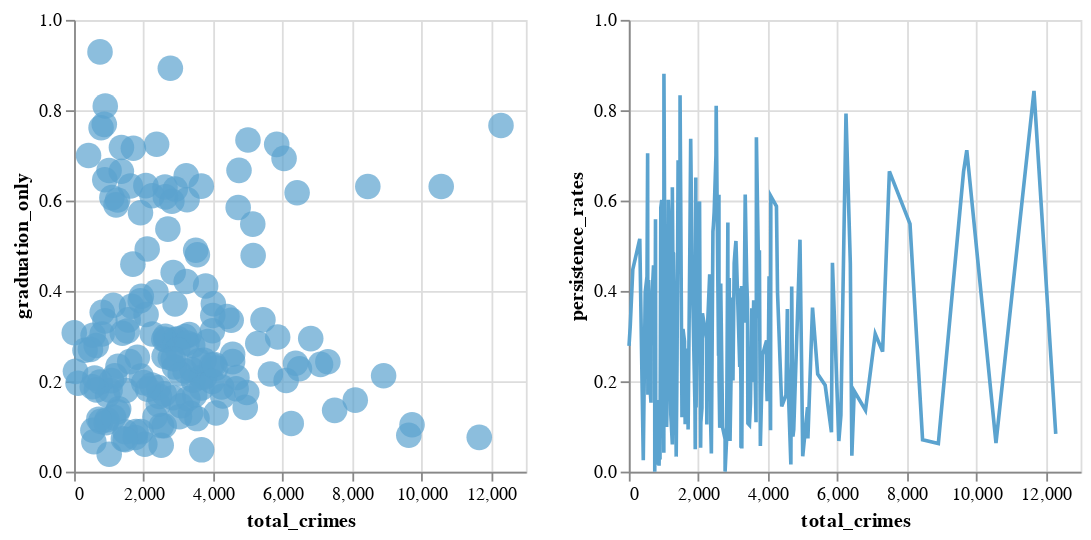

Notebook source saved alongside this figure:
### Code cell
#np.random.seed(0)

#n_objects = 20
#n_times = 50

# Create one (x, y) pair of metadata per object
#locations = pd.DataFrame({
#    'id': range(n_objects),
#    'x': np.random.randn(n_objects),
#    'y': np.random.randn(n_objects)
#})

# Create a 50-element time-series for each object
#timeseries = pd.DataFrame(np.random.randn(n_times, n_objects).cumsum(0),
#                          columns=locations['id'],
#                          index=pd.RangeIndex(0, n_times, name='time'))

# Melt the wide-form timeseries into a long-form view
#timeseries = timeseries.reset_index().melt('time')

# Merge the (x, y) metadata into the long-form view
#timeseries['id'] = timeseries['id'].astype(int)  # make merge not complain
#data = pd.merge(timeseries, locations, on='id')

# Data is prepared, now make a chart

selector = alt.selection_single(empty='all', fields=['School_Id'])

base = alt.Chart(school_crimes).properties(
    width=250,
    height=250
).add_selection(selector)

points = base.mark_point(filled=True, size=200).encode(
    x='total_crimes',
    y='graduation_only',
    color=alt.condition(selector, 'School_Id:O', alt.value('lightgray'), legend=None),
)

timeseries = base.mark_line().encode(
    x='total_crimes',
    y=alt.Y('persistence_rates', scale=alt.Scale(domain=(0, 1))),
    color=alt.Color('School_Id:O', legend=None)
).transform_filter(
    selector
)

points | timeseries

### Figure 1 — Vega-Lite specification as saved in the notebook (floating-point values rounded to 4 significant figures; data arrays with more than 128 entries replaced by an {"elided": "..."} marker saying what was removed)
{"config": {"view": {"continuousWidth": 400, "continuousHeight": 300}}, "hconcat": [{"mark": {"type": "point", "filled": true, "size": 200}, "encoding": {"color": {"condition": {"type": "ordinal", "field": "School_Id", "legend": null, "selection": "selector006"}, "value": "lightgray"}, "x": {"type": "quantitative", "field": "total_crimes"}, "y": {"type": "quantitative", "field": "graduation_only"}}, "height": 250, "selection": {"selector006": {"type": "single", "empty": "all", "fields": ["School_Id"]}}, "width": 250}, {"mark": "line", "encoding": {"color": {"type": "ordinal", "field": "School_Id", "legend": null}, "x": {"type": "quantitative", "field": "total_crimes"}, "y": {"type": "quantitative", "field": "persistence_rates", "scale": {"domain": [0, 1]}}}, "height": 250, "selection": {"selector006": {"type": "single", "empty": "all", "fields": ["School_Id"]}}, "transform": [{"filter": {"selection": "selector006"}}], "width": 250}], "data": {"name": "data-f08e1e934e955aec0cc878b7aac11354"}, "$schema": "https://vega.github.io/schema/vega-lite/v4.0.2.json", "datasets": {"data-f08e1e934e955aec0cc878b7aac11354": {"elided": "174 records"}}}
